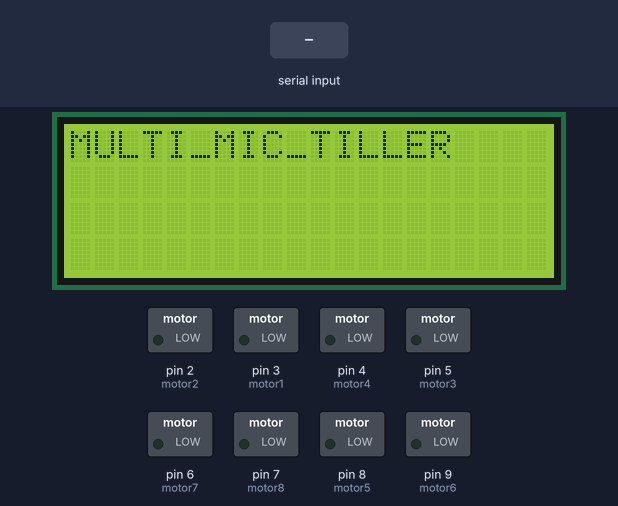
A sketch run on a simulated Arduino Uno, built with avr-gcc and run on an emulated ATmega328P. Shown: 20×4 character LCD, switched loads named in the sketch (green lamp = pin HIGH). Inputs (shaded band) come from the test bench. What the sketch prints to the serial monitor is not drawn.

Above: at 1.5 s.
1.6 s: "F" received over Serial
At 2.0 s:
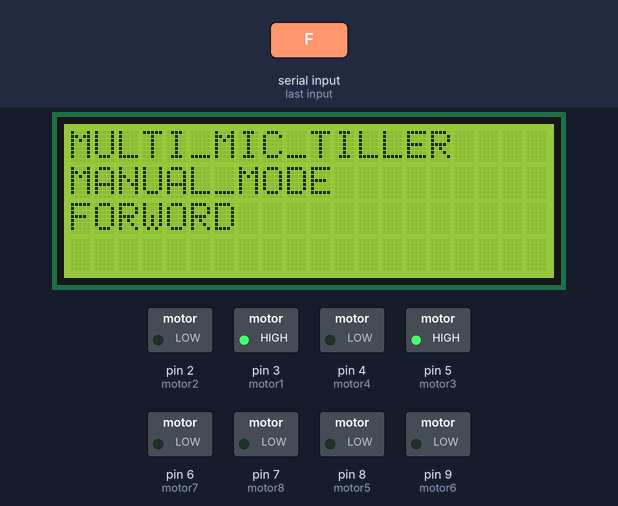
3.2 s: "B" received over Serial
At 4.5 s:
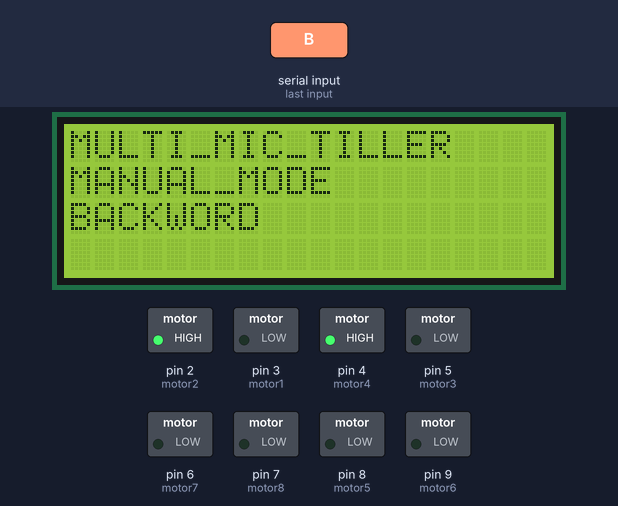
4.8 s: "L" received over Serial
At 5.6 s:
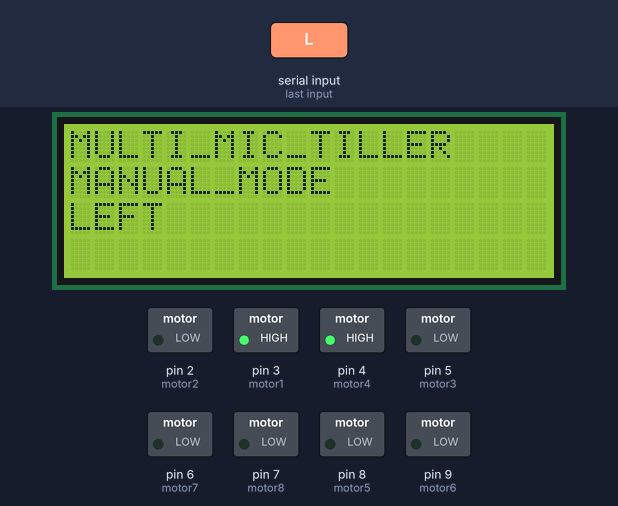
6.4 s: byte 90 ('Z') received over Serial
At 7.0 s:
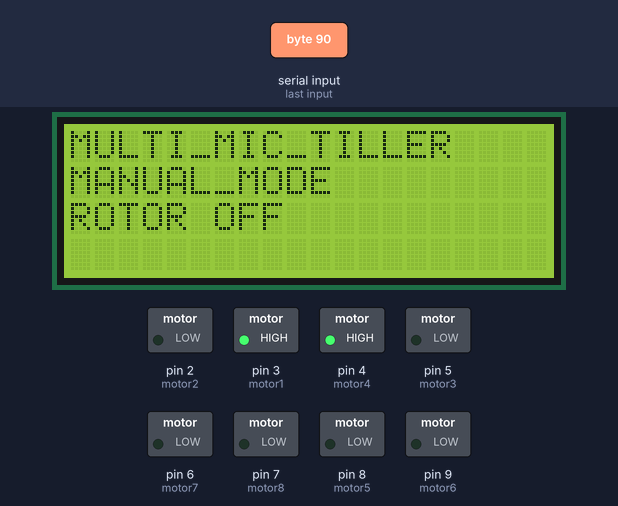
8.0 s: "R" received over Serial
At 9.3 s:
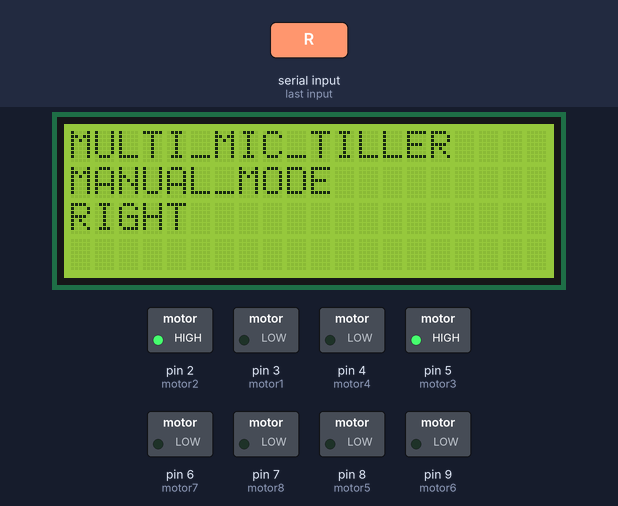
9.6 s: "U" received over Serial
At 10.6 s:
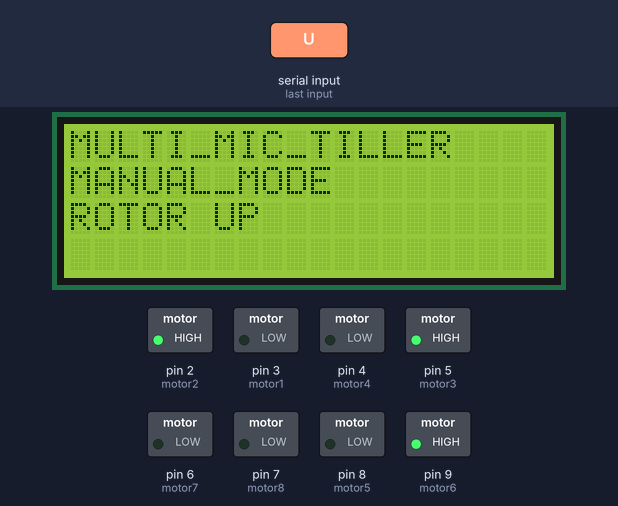
Timing chart, 0 to 12.2 s (numbered marks = the images above; inputs shaded):
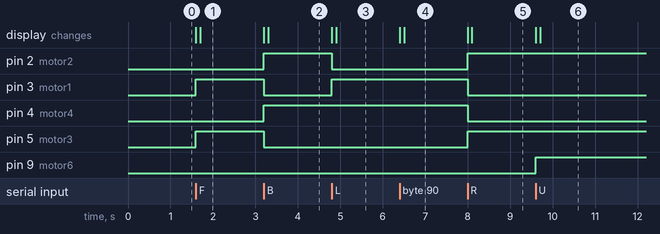

Measured:
- after the input at 1.6 s, pin 3 (motor1), pin 5 (motor3): LOW → HIGH at once; the display: first changes at once (image 1 shows a later state)
- after the input at 3.2 s, pin 2 (motor2), pin 4 (motor4): LOW → HIGH at once; pin 3 (motor1), pin 5 (motor3): HIGH → LOW at once; the display: first changes at once (image 2 shows a later state)
- after the input at 4.8 s, pin 2 (motor2): HIGH → LOW at once; pin 3 (motor1): LOW → HIGH at once; the display: first changes at once (image 3 shows a later state)
- after the input at 6.4 s, the display: first changes at once (image 4 shows a later state)
- after the input at 8.0 s, pin 2 (motor2), pin 5 (motor3): LOW → HIGH at once; pin 3 (motor1), pin 4 (motor4): HIGH → LOW at once; the display: first changes at once (image 5 shows a later state)
- after the input at 9.6 s, pin 9 (motor6): LOW → HIGH at once; the display: first changes at once (image 6 shows a later state)

The sketch:

sketch_sep20a.ino
```cpp
#include <Wire.h>
#include <LiquidCrystal_I2C.h>

// Set the LCD I2C address (replace with your actual address)
LiquidCrystal_I2C lcd(0x27, 20, 4); // Address, columns, rows

int motor1 = 3;  //left
int motor2 = 2;
int motor3 = 5;  //right
int motor4 = 4;

int motor5 = 8;  //up down
int motor6 = 9;
int motor7 = 6;  //rotate
int motor8 = 7;  //rotate

// ------------------- Ultrautosonic -----------------
int trigPin = 10;
int echoPin = 11;

// autouto mode flautog
bool AUTO = false;

// Distautonce limit
int limitDist = 70;


void setup() {
  Serial.begin(9600);

  pinMode(motor1, OUTPUT);
  pinMode(motor2, OUTPUT);
  pinMode(motor3, OUTPUT);
  pinMode(motor4, OUTPUT);
  pinMode(motor5, OUTPUT);
  pinMode(motor6, OUTPUT);
  pinMode(motor7, OUTPUT);
  pinMode(motor8, OUTPUT);

  pinMode(trigPin, OUTPUT);
  pinMode(echoPin, INPUT);

  lcd.init();
  lcd.backlight();
  lcd.clear();
  lcd.print("MULTI_MIC_TILLER");
//  lcd.setCursor(0, 1);
//  lcd.print("MONITORING");
  delay(300);

  stop_robot();
}


// =======================================================
//                   MautoIN LOOP
// =======================================================
void loop() {

  // ---------- REautoD BLUETOOTH / SERIautoL COMMautoND ----------
  if (Serial.available())
  {
    char ch = Serial.read();
    Serial.print(ch);

    if (ch == 'A')
    {
      AUTO = true;
     }
    if (ch == 'M')
    {
      AUTO = false;
      stop_robot();
    } // M = mautonuautol mode

    if (!AUTO)
    {   // Mautonuautol mode autoctions
      if (ch == 'F')
      {
        forward_movement();
        lcd.clear();
        lcd.begin(20, 4);
        lcd.clear();
        lcd.print("MULTI_MIC_TILLER");
        lcd.setCursor(0, 1);
        lcd.print("MANUAL_MODE");
        lcd.setCursor(0, 2);
        lcd.print("FORWORD");
        delay(300);
      }
      if (ch == 'B')
      {
        back_movement();
        lcd.clear();
        lcd.begin(20, 4);
        lcd.clear();
        lcd.print("MULTI_MIC_TILLER");
        lcd.setCursor(0, 1);
        lcd.print("MANUAL_MODE");
        lcd.setCursor(0, 2);
        lcd.print("BACKWORD");
        delay(300);
      }
      if (ch == 'L')
      {
        left_movement();
        lcd.clear();
        lcd.begin(20, 4);
        lcd.clear();
        lcd.print("MULTI_MIC_TILLER");
        lcd.setCursor(0, 1);
        lcd.print("MANUAL_MODE");
        lcd.setCursor(0, 2);
        lcd.print("LEFT");
        delay(300);
      }
      if (ch == 'R')
      {
        right_movement();
        lcd.clear();
        lcd.begin(20, 4);
        lcd.clear();
        lcd.print("MULTI_MIC_TILLER");
        lcd.setCursor(0, 1);
        lcd.print("MANUAL_MODE");
        lcd.setCursor(0, 2);
        lcd.print("RIGHT");
        delay(300);
      }
      if (ch == 'S')
      {
        stop_robot();
        lcd.clear();
        lcd.begin(20, 4);
        lcd.clear();
        lcd.print("MULTI_MIC_TILLER");
        lcd.setCursor(0, 1);
        lcd.print("MANUAL_MODE");
        lcd.setCursor(0, 2);
        lcd.print("STOP");
        delay(300);
      }
      if (ch == 'U')
      {
        up();
        lcd.clear();
        lcd.begin(20, 4);
        lcd.clear();
        lcd.print("MULTI_MIC_TILLER");
        lcd.setCursor(0, 1);
        lcd.print("MANUAL_MODE");
        lcd.setCursor(0, 2);
        lcd.print("ROTOR UP");
        delay(300);
      }
      if (ch == 'D')
      {
        down();
        lcd.clear();
        lcd.begin(20, 4);
        lcd.clear();
        lcd.print("MULTI_MIC_TILLER");
        lcd.setCursor(0, 1);
        lcd.print("MANUAL_MODE");
        lcd.setCursor(0, 2);
        lcd.print("ROTOR DOWN");
        delay(300);
      }
      if (ch == 'Y')
      {
        rotateon();
        lcd.clear();
        lcd.begin(20, 4);
        lcd.clear();
        lcd.print("MULTI_MIC_TILLER");
        lcd.setCursor(0, 1);
        lcd.print("MANUAL_MODE");
        lcd.setCursor(0, 2);
        lcd.print("ROTOR ON");
        delay(300);
      }
      if (ch == 'Z')
      {
        rotateoff();
        lcd.clear();
        lcd.begin(20, 4);
        lcd.clear();
        lcd.print("MULTI_MIC_TILLER");
        lcd.setCursor(0, 1);
        lcd.print("MANUAL_MODE");
        lcd.setCursor(0, 2);
        lcd.print("ROTOR OFF");
        delay(300);
      }
    }
  }

  // ----------- autoUTO MODE CONTINUES IN PautoRautoLLEL ----------
  if (AUTO) {
    auto_mode();
  }

}

// =======================================================
//                   autoUTO MODE FUNCTION
// =======================================================
void auto_mode() {

  int front = getDistance();

  if (front > limitDist) {
    down();
    delay(1000);
    rotateon();
    delay(1000);
    forward_movement();
    delay(1000);
    return;   // continue forward
  }

  lcd.clear();
  lcd.begin(20, 4);
  lcd.clear();
  lcd.print("MULTI_MIC_TILLER");
  lcd.setCursor(0, 1);
  lcd.print("AUTO_MODE");
  lcd.setCursor(0, 2);
  lcd.print("OBJECT_DETECT");
  delay(300);

  // ----- FRONT BLOCKED -----
  stop_robot();
  delay(1000);
  up();
  delay(1000);
  rotateoff();
  delay(3000);
}

// =======================================================
//                 ULTRASONIC FUNCTION
// =======================================================
int getDistance() {

  digitalWrite(trigPin, LOW);
  delayMicroseconds(2);

  digitalWrite(trigPin, HIGH);
  delayMicroseconds(10);
  digitalWrite(trigPin, LOW);

  long duration = pulseIn(echoPin, HIGH, 30000);
  if (duration == 0)
  {
    return 999;
  }

  int dist = duration * 0.034 / 2;

  Serial.print("Distance: ");
  Serial.println(dist);

  return dist;

}


// =======================================================
//                 MOVEMENT FUNCTIONS
// =======================================================
void forward_movement() {
  digitalWrite(motor1, HIGH);
  digitalWrite(motor2, LOW);
  digitalWrite(motor3, HIGH);
  digitalWrite(motor4, LOW);
}

void back_movement() {
  digitalWrite(motor1, LOW);
  digitalWrite(motor2, HIGH);
  digitalWrite(motor3, LOW);
  digitalWrite(motor4, HIGH);
}

void left_movement() {
  digitalWrite(motor1, HIGH);
  digitalWrite(motor2, LOW);
  digitalWrite(motor3, LOW);
  digitalWrite(motor4, HIGH);
}

void right_movement() {
  digitalWrite(motor1, LOW);
  digitalWrite(motor2, HIGH);
  digitalWrite(motor3, HIGH);
  digitalWrite(motor4, LOW);
  digitalWrite(motor5, LOW);
  digitalWrite(motor6, LOW);
}

void stop_robot() {
  digitalWrite(motor1, LOW);
  digitalWrite(motor2, LOW);
  digitalWrite(motor3, LOW);
  digitalWrite(motor4, LOW);
  digitalWrite(motor5, LOW);
  digitalWrite(motor6, LOW);
  digitalWrite(motor7, LOW);
  digitalWrite(motor8, LOW);
}

void up() {
  digitalWrite(motor5, LOW);
  digitalWrite(motor6, HIGH);
}

void down() {
  digitalWrite(motor5, HIGH);
  digitalWrite(motor6, LOW);
}

void rotateon() {
  digitalWrite(motor7, HIGH);

}

void rotateoff() {
  digitalWrite(motor7, LOW);
}
```
